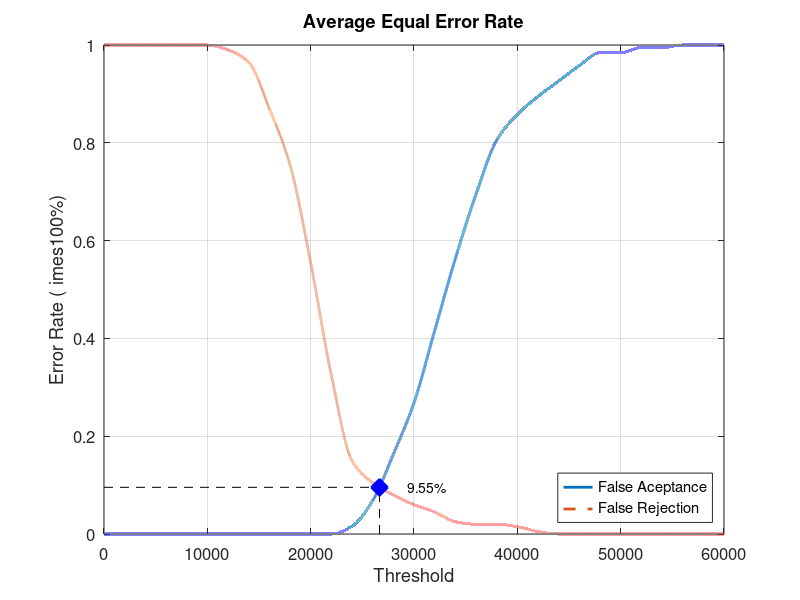
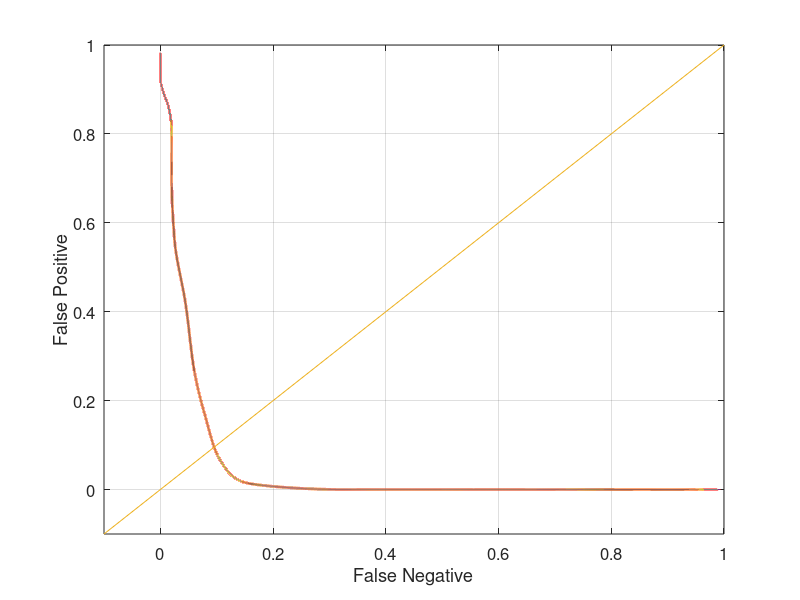

The MATLAB script that drew these images, in order:
close all;
clear;
clc;
x = 0:2000:60000;
xq = 0:0.5:60000;

y0 = [0 0 0 0 0 0 0 0 0 0 0 0 0.0157895 0.0684211 0.163158 0.268421 0.415789 0.563158 0.694737 0.805263 0.857895 0.894737 0.926316 0.957895 0.984211 0.984211 0.994737 0.994737 1 1 1]
yy0 = interp1(x, y0, xq, 'pchip');
y1 = [1 1 1 1 1 1 0.99 0.965 0.87 0.755 0.555 0.325 0.15 0.105 0.08 0.06 0.045 0.025 0.02 0.02 0.015 0.005 0 0 0 0 0 0 0 0 0]
yy1 = interp1(x, y1, xq, 'pchip');

% Calculating EER: 
y2 = abs(y0 - y1);
find(y2 == min(y2))
yy2 = abs(yy0 - yy1);
xEER = find(yy2 == min(yy2));
xEERIndex = xq(xEER) % X-axis EER
yEER = yy0(xEER) % Y-axis EER

main = figure
plot(xq, yy0,'-','LineWidth', 2);	hold on
plot(xq, yy1,'--','LineWidth', 2);	hold on
plot([xEERIndex xEERIndex], [0 yEER], 'k--');	hold on
plot([0 xEERIndex], [yEER yEER], 'k--');	hold on
plot(xEERIndex, yEER, 'bx', 'LineWidth', 10);	hold on
text(xEERIndex + 10 * xEERIndex / 100, yEER, [num2str(round((10000 * yEER)) / 100) '%'])
legend('False Aceptance', 'False Rejection', 'Location', 'SouthEast')
xlabel('Threshold')
ylabel('Error Rate (	imes100%)')
title('Average Equal Error Rate')
set(gca, 'FontSize', 12)
axis([0 60000 0 1])
grid on

print(main, 'Database1_2Main', '-dpng');
FNRxFPR = figure('Color', [1 1 1]);
plot(yy1, yy0, '-', yy1, yy0, 'LineWidth', 2);
hold on
y = -0.1:0.1:1
plot(y, y); 
set(gca, 'FontSize', 12)
xlabel('False Negative')
ylabel('False Positive')
axis([-0.1 1 -0.1 1])
set(gca, 'FontSize', 12)
grid on

print(FNRxFPR, 'Database1_2FNRxFPR','-dpng');
